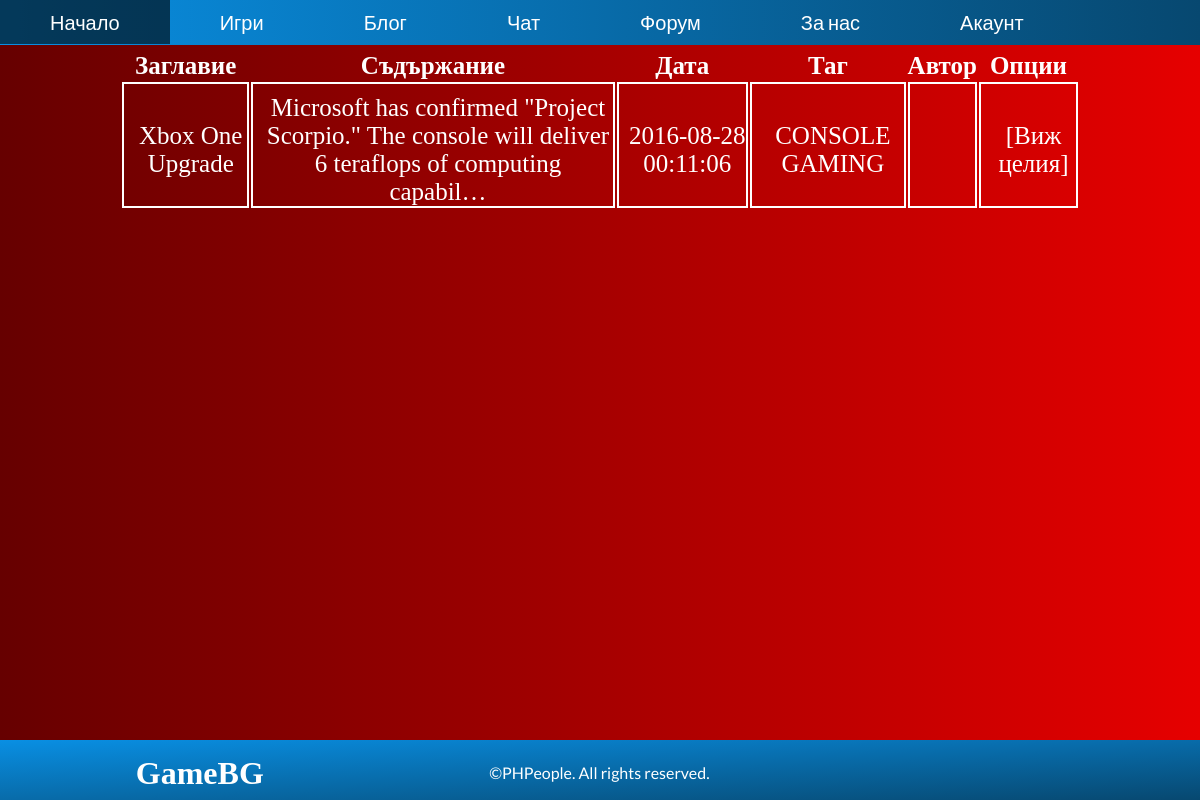
Page /console-gaming.php on the committed database.
### tables this page shows
CREATE TABLE `posts` (
  `id` int(11) NOT NULL,
  `title` varchar(150) NOT NULL,
  `content` text,
  `date` datetime DEFAULT CURRENT_TIMESTAMP,
  `tag` varchar(50) NOT NULL,
  `author_id` int(11) NOT NULL
);

### console-gaming.php (the view, shortened to what this page needs)
<?php
include_once 'header.php';
?>
<?php
require_once('connection.php');
$statement = $connection->query('SELECT * FROM posts WHERE posts.tag = "CONSOLE GAMING" ORDER BY date DESC');
$statement->fetch_all(MYSQLI_ASSOC);
function cutLongText($text,  $maxSize=100,  $htmlEscape = true)
{
    $append = '';
    if (strlen($text) > $maxSize) {
        $text = substr($text, 0, $maxSize);
        $append = '&hellip;';
    }
    if ($htmlEscape)
        $text = htmlspecialchars($text);
    return $text . $append;
}
?>
<html>
<head>
    <link rel="stylesheet" href="style.css" type="text/css">
</head>
<body class="blog">
<table>
    <tr>
        <th>Заглавие</th>
        <th>Съдържание</th>
        <th>Дата</th>
        <th>Таг</th>
        <th>Автор</th>
        <th>Опции</th>
    </tr>
    <?php foreach($statement as $post) :
        $userstatement = $connection->query('SELECT * FROM users WHERE users.user_id = '.$post['author_id'].'');
        $user = $userstatement->fetch_assoc();?>
        <tr>
            <td><?=htmlspecialchars($post['title'])?></td>
            <td><?=cutLongText($post['content'])?></td>
            <td><?=htmlspecialchars($post['date'])?></td>
            <td><?=htmlspecialchars($post['tag'])?></td>
            <td><?=htmlspecialchars($user['username'])?></td>
            <td>
                <div><a class="options" href="details.php?id=<?=$post['id']?>" name="details">[Виж целия]</a></div>
            </td>
        </tr>
    <?php endforeach ?>
</table>
</body>
</html>
<?php
include_once 'footer.php';
?>

### style.css (style rules this page uses)
* { margin: 0; padding: 0; }
td { font-size: 25px; padding-top: 10px; padding-left: 10px; color: white; border-color: white; text-align: center; border-width: 2px; }
th { font-size: 25px; color: white; text-align: center; }
.blog { background-color: #e60000; background: -webkit-linear-gradient(left bottom, #e60000, #660000); background: -o-linear-gradient(left bottom, #e60000, #660000); background: -moz-linear-gradient(left bottom, #e60000, #660000); background: linear-gradient(to left, #e60000, #660000); }
.options { text-decoration: none; color: white; }

### styles/home-content.css (style rules this page uses)
table, tr { padding-left: 10%; padding-right: 10%; }
td { border: 1px solid black; }

### rows in the picture
posts: title "Xbox One Upgrade", content "Microsoft has confirmed \"Project Scorpio.\" The console will deliver 6 teraflops of computing capabil…", date "2016-08-28 00:11:06", tag "CONSOLE GAMING"
